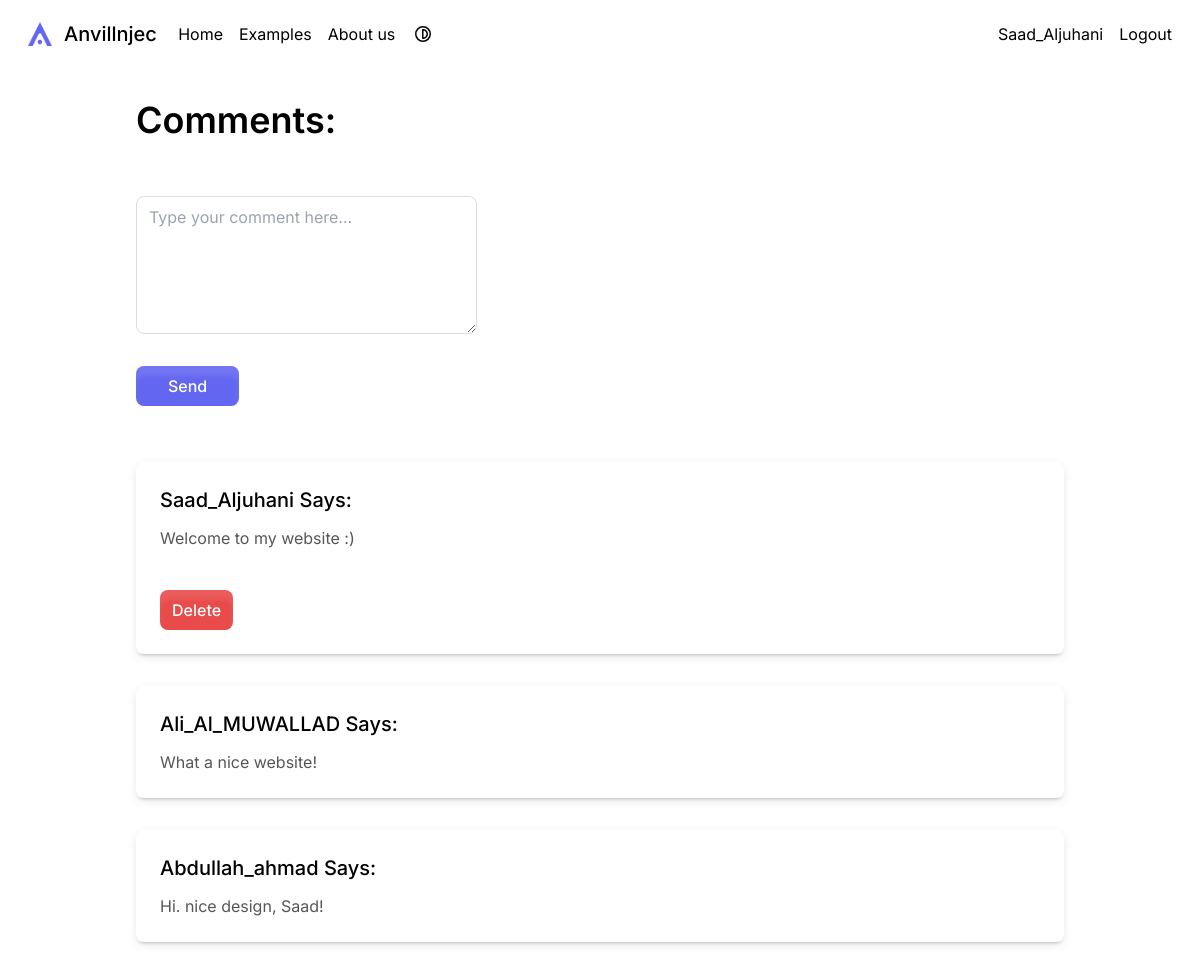
Page /comments.php (signed in) on the committed database.
### tables this page shows
CREATE TABLE `comments` (
  `id` int NOT NULL,
  `content` text NOT NULL,
  `user_id` int NOT NULL,
  `created_at` date NOT NULL
);

CREATE TABLE `users` (
  `id` int NOT NULL,
  `username` text NOT NULL,
  `password` text NOT NULL,
  `bio` varchar(128) DEFAULT NULL,
  `role` varchar(128) NOT NULL DEFAULT 'user'
);

### comments.php (the view, shortened to what this page needs)
<?php
    require_once __DIR__ . '/templates/header.php';
    $stmt = $mysqli -> query("SELECT *, u.id AS commenter_id FROM `comments` c INNER JOIN `users` u ON u.id = user_id;");
    $result = $stmt -> fetch_all(MYSQLI_ASSOC);
?>
    <section class="container py-8">
        <h1 class="text-3xl font-semibold md:text-4xl">Comments:</h1>
        <?php if(isset($_SESSION['user'])){ ?>
            <form action="<?= $_SERVER['PHP_SELF'] ?>" method="POST" class="mt-14 grid *:me-auto">
                <textarea name="comment_content" id="comment-content" class="form-input" cols="30" rows="5" placeholder="Type your comment here..."></textarea>
                <button name="send_comment" class="mt-8 bg-primary-500 shadow-[0px_10px_5px_0px_rgba(255,255,255,0.10)_inset] dark:shadow-[0px_4px_6px_-5px_#6366F1,0px_8px_6px_-2px_rgba(99,102,241,0.20),0px_10px_5px_0px_rgba(255,255,255,0.10)_inset] text-white-50 hover:bg-primary-400 px-8">
                    Send
                </button>
            </form>
        <?php } ?>
        <?php if($stmt -> num_rows){ ?>
            <div class="mt-14 grid gap-8">
                <?php foreach($result as $comment){ ?>
                    <div class="card w-full">
                        <div class="card-content">
                            <h2 class="card-title"><?= $comment['username'] . ' Says:' ?></h2>
                            <p class="text-dimmed mt-3"><?= $comment['content'] ?></p>
                            <?php if(isset($_SESSION['user']) && $comment['user_id'] == $_SESSION['user']['id']){ ?>
                                <form action="<?= $_SERVER['PHP_SELF'] ?>" method="POST">
                                    <button type="submit" name="delete_comment" onclick="return confirm('Are you sure?')" class="bg-error-500 mt-10 text-white-50 hover:bg-error-400 shadow-[0px_10px_5px_0px_rgba(255,255,255,0.10)_inset] dark:shadow-[0px_4px_6px_-5px_#e94a4a,0px_8px_6px_-2px_rgba(233,74,74,0.20),0px_10px_5px_0px_rgba(255,255,255,0.10)_inset]">
                                        Delete
                                    </button>
                                </form>
                            <?php } ?>
                        </div>
                    </div>
                <?php } ?>
            </div>
        <?php } ?>
        </section>
<?php
    require_once __DIR__ . '/templates/footer.php';
?>

### rows in the picture
comments: user.username "Saad_Aljuhani", content "Welcome to my website :)"
comments: user.username "Ali_Al_MUWALLAD", content "What a nice website!"
comments: user.username "Abdullah_ahmad", content "Hi. nice design, Saad!"

### other values in the picture
$config['app_name'] "Anvillnjec"
$_SESSION['user']['username'] "Saad_Aljuhani"
